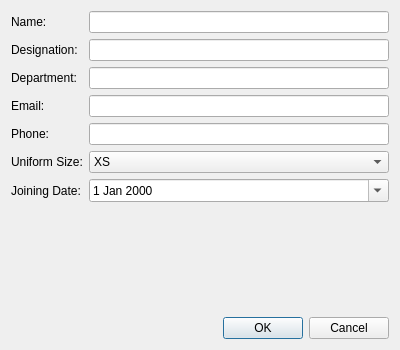
<?xml version="1.0" encoding="UTF-8"?>
<ui version="4.0">
 <class>EmployeeDialog</class>
 <widget class="QDialog" name="EmployeeDialog">
  <property name="geometry">
   <rect>
    <x>0</x>
    <y>0</y>
    <width>400</width>
    <height>350</height>
   </rect>
  </property>
  <property name="windowTitle">
   <string>Employee Information</string>
  </property>
  <layout class="QVBoxLayout" name="verticalLayout">
   <item>
    <layout class="QFormLayout" name="formLayout">
     <item row="0" column="0">
      <widget class="QLabel" name="label">
       <property name="text">
        <string>Name:</string>
       </property>
      </widget>
     </item>
     <item row="0" column="1">
      <widget class="QLineEdit" name="nameEdit"/>
     </item>
     <item row="1" column="0">
      <widget class="QLabel" name="label_2">
       <property name="text">
        <string>Designation:</string>
       </property>
      </widget>
     </item>
     <item row="1" column="1">
      <widget class="QLineEdit" name="designationEdit"/>
     </item>
     <item row="2" column="0">
      <widget class="QLabel" name="label_3">
       <property name="text">
        <string>Department:</string>
       </property>
      </widget>
     </item>
     <item row="2" column="1">
      <widget class="QLineEdit" name="departmentEdit"/>
     </item>
     <item row="3" column="0">
      <widget class="QLabel" name="label_4">
       <property name="text">
        <string>Email:</string>
       </property>
      </widget>
     </item>
     <item row="3" column="1">
      <widget class="QLineEdit" name="emailEdit"/>
     </item>
     <item row="4" column="0">
      <widget class="QLabel" name="label_5">
       <property name="text">
        <string>Phone:</string>
       </property>
      </widget>
     </item>
     <item row="4" column="1">
      <widget class="QLineEdit" name="phoneEdit"/>
     </item>
     <item row="5" column="0">
      <widget class="QLabel" name="label_6">
       <property name="text">
        <string>Uniform Size:</string>
       </property>
      </widget>
     </item>
     <item row="5" column="1">
      <widget class="QComboBox" name="uniformSizeCombo">
       <item>
        <property name="text">
         <string>XS</string>
        </property>
       </item>
       <item>
        <property name="text">
         <string>S</string>
        </property>
       </item>
       <item>
        <property name="text">
         <string>M</string>
        </property>
       </item>
       <item>
        <property name="text">
         <string>L</string>
        </property>
       </item>
       <item>
        <property name="text">
         <string>XL</string>
        </property>
       </item>
       <item>
        <property name="text">
         <string>XXL</string>
        </property>
       </item>
      </widget>
     </item>
     <item row="6" column="0">
      <widget class="QLabel" name="label_7">
       <property name="text">
        <string>Joining Date:</string>
       </property>
      </widget>
     </item>
     <item row="6" column="1">
      <widget class="QDateEdit" name="joiningDateEdit">
       <property name="calendarPopup">
        <bool>true</bool>
       </property>
      </widget>
     </item>
    </layout>
   </item>
   <item>
    <spacer name="verticalSpacer">
     <property name="orientation">
      <enum>Qt::Vertical</enum>
     </property>
     <property name="sizeHint" stdset="0">
      <size>
       <width>20</width>
       <height>40</height>
      </size>
     </property>
    </spacer>
   </item>
   <item>
    <layout class="QHBoxLayout" name="horizontalLayout">
     <item>
      <spacer name="horizontalSpacer">
       <property name="orientation">
        <enum>Qt::Horizontal</enum>
       </property>
       <property name="sizeHint" stdset="0">
        <size>
         <width>40</width>
         <height>20</height>
        </size>
       </property>
      </spacer>
     </item>
     <item>
      <widget class="QPushButton" name="okBtn">
       <property name="text">
        <string>OK</string>
       </property>
      </widget>
     </item>
     <item>
      <widget class="QPushButton" name="cancelBtn">
       <property name="text">
        <string>Cancel</string>
       </property>
      </widget>
     </item>
    </layout>
   </item>
  </layout>
 </widget>
 <resources/>
 <connections/>
</ui>
